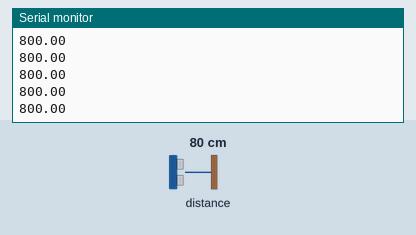
Recording of a sketch running on a simulated Arduino Uno, built with avr-gcc and run on an emulated ATmega328P. Parts: the last lines printed to the serial monitor. The test bench sets the inputs (shaded band); at power-on: distance to the obstacle 80 cm.

Above: at 1.2 s.
1.3 s: distance to the obstacle set to 2 cm
At 1.8 s:
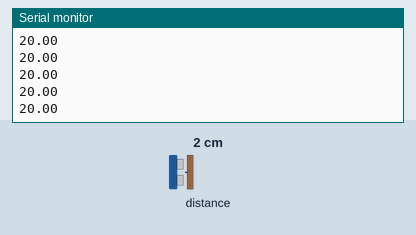
2.8 s: distance to the obstacle set to 4 cm
At 3.8 s:
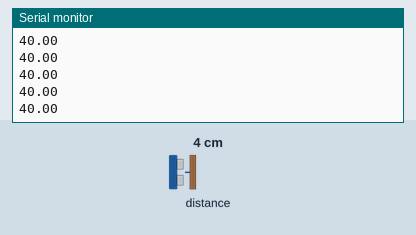
Timing chart, 0 to 5.8 s (numbered marks = the images above; inputs shaded):
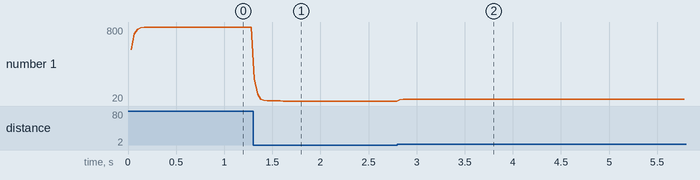

The sketch:

time_of_flight_1.ino
```cpp
/*
 * This sketch is a little modification of the example
 * Taken directly from the Pololu library.
 */

/* This example shows how to use continuous mode to take
range measurements with the VL53L0X. It is based on
vl53l0x_ContinuousRanging_Example.c from the VL53L0X API.

The range readings are in units of mm. */

#include <Wire.h>
#include <VL53L0X.h>

VL53L0X sensor;

float A = 0.7;
float B;
float prevValue = 0.0, value = 0.0;


void setup()
{
  Serial.begin(9600);
  Wire.begin();

  // calculate corefficients for the LPF filter
  B = 1.0 - A;

  sensor.init();
  sensor.setTimeout(500);

  // Start continuous back-to-back mode (take readings as
  // fast as possible).  To use continuous timed mode
  // instead, provide a desired inter-measurement period in
  // ms (e.g. sensor.startContinuous(100)).
  sensor.startContinuous();
}


void loop()
{
  value = sensor.readRangeContinuousMillimeters();

  // apply a low pass filtering
  value = A * value + B * prevValue;
  Serial.print(value);
  prevValue = value;

  if (sensor.timeoutOccurred()) { Serial.print(" TIMEOUT"); }

  Serial.println();
}
```

Measured:
- after the input at 1.3 s, the serial monitor: prints a new line at once (image 1)
- after the input at 2.8 s, the serial monitor: prints a new line at once (image 2)
- plotted number 1: 800 → 20 after the input at 1.3 s, 20 → 40 after the input at 2.8 s
